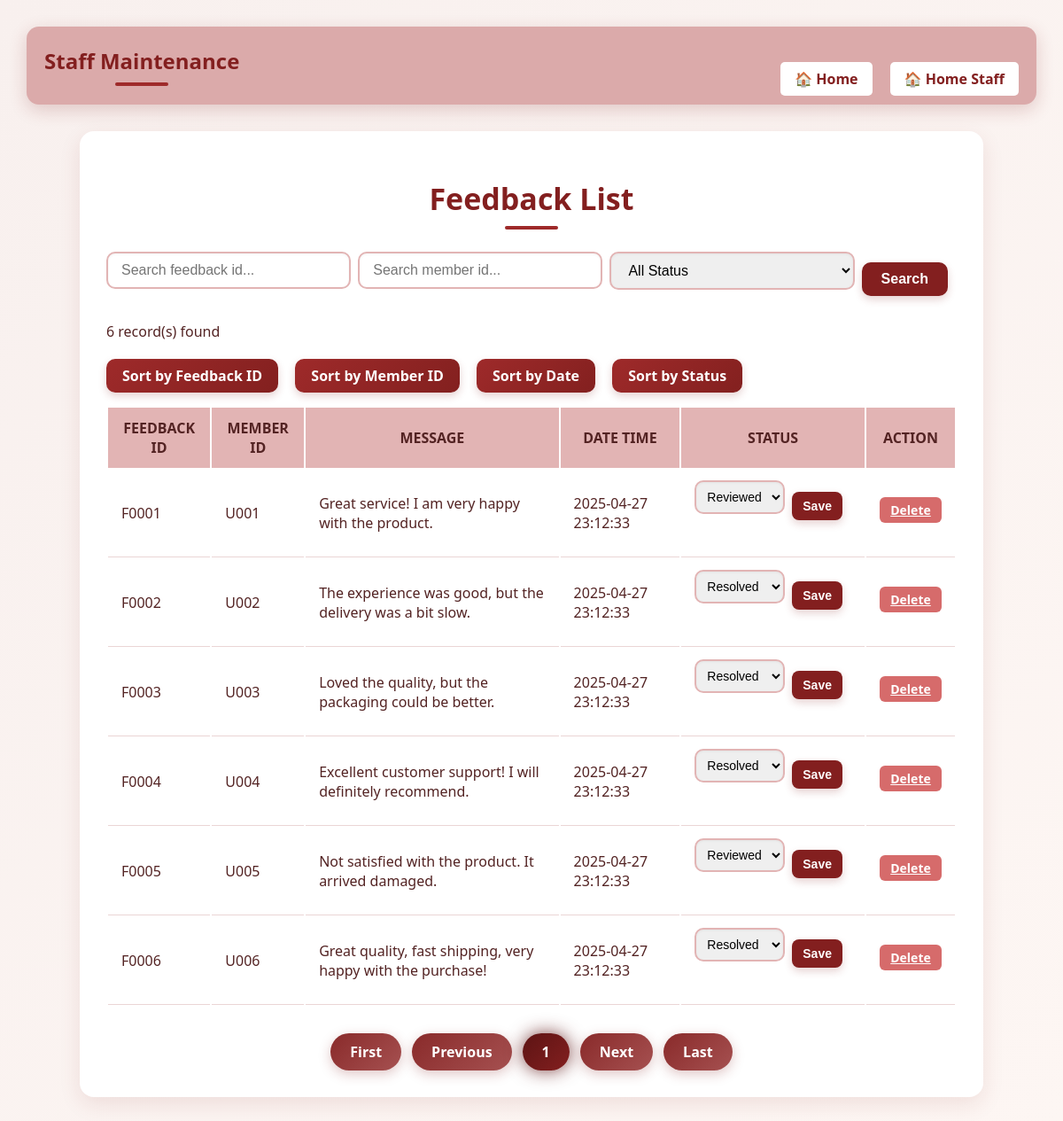
Screenshot of /app/staff/feedback_control.php with the database file from the repository.
### tables this page shows
CREATE TABLE `feedback` (
  `feedback_id` varchar(5) NOT NULL,
  `user_id` varchar(10) NOT NULL,
  `message` text NOT NULL,
  `rating` int(11) DEFAULT NULL CHECK (`rating` between 1 and 5),
  `status` enum('Pending','Reviewed','Resolved') DEFAULT 'Pending',
  `created_at` datetime DEFAULT current_timestamp()
);

### app/staff/feedback_control.php (the view, shortened to what this page needs)
<?php
require '_base.php';
require '_pager.php';
$feedback_id = isset($_GET['feedback_id']) ? trim($_GET['feedback_id']) : '';
$user_id     = isset($_GET['user_id']) ? trim($_GET['user_id']) : '';
$status      = $_GET['status'] ?? 'All';
$page        = $_GET['page'] ?? 1;
$sort_by     = $_GET['sort_by'] ?? 'feedback_id';
$sort_order  = $_GET['sort_order'] ?? 'ASC';
$sql = "SELECT * FROM feedback WHERE 1";
$params = [];
$sort_order = strtoupper($sort_order) === 'DESC' ? 'DESC' : 'ASC';
$sql .= " ORDER BY $sort_by $sort_order";
$pager = new pager($sql, $params, 5, $page);
?>
<?php require '_head.php'; ?>
<div class="container">
    <h1>Feedback List</h1>
    <form method="get" style="display: flex; gap: 8px; align-items: center; margin-bottom: 15px;">
        <input type="text" name="feedback_id" placeholder="Search feedback id..." value="<?= htmlspecialchars($feedback_id) ?>" class="search_box">
        <input type="text" name="user_id" placeholder="Search member id..." value="<?= htmlspecialchars($user_id) ?>" class="search_box">
        <select name="status" class="search_box">
            <option value="All" <?= $status === 'All' ? 'selected' : '' ?>>All Status</option>
        </select>
        <button type="submit" class="btn">Search</button>
    </form>
    <p><?= $pager->item_count ?> record(s) found</p>
    <div class="sort-buttons" style="margin-bottom:15px;">
        <a href="?<?= http_build_query(array_merge($_GET, ['sort_by'=>'feedback_id','sort_order'=>$sort_order=='ASC'?'DESC':'ASC'])) ?>" class="btn_sort">Sort by Feedback ID</a>
        <a href="?<?= http_build_query(array_merge($_GET, ['sort_by'=>'user_id','sort_order'=>$sort_order=='ASC'?'DESC':'ASC'])) ?>" class="btn_sort">Sort by Member ID</a>
        <a href="?<?= http_build_query(array_merge($_GET, ['sort_by'=>'created_at','sort_order'=>$sort_order=='ASC'?'DESC':'ASC'])) ?>" class="btn_sort">Sort by Date</a>
        <a href="?<?= http_build_query(array_merge($_GET, ['sort_by'=>'status','sort_order'=>$sort_order=='ASC'?'DESC':'ASC'])) ?>" class="btn_sort">Sort by Status</a>
    </div>
    <table class="feedback">
        <tr>
            <th>FEEDBACK ID</th>
            <th>MEMBER ID</th>
            <th>MESSAGE</th>
            <th>DATE TIME</th>
            <th>STATUS</th>
            <th>ACTION</th>
        </tr>
        <?php foreach ($pager->result as $s): ?>
        <tr>
            <td><?= htmlspecialchars($s->feedback_id) ?></td>
            <td><?= htmlspecialchars($s->user_id) ?></td>
            <td><?= htmlspecialchars($s->message) ?></td>
            <td><?= $s->created_at ?></td>
            <td>
                <form method="post" style="display:flex; gap:8px; align-items:center;">
                    <select name="new_status" class="search_box" style="width:auto; padding:8px; font-size:14px;">
                        <option value="Reviewed" <?= $s->status=='Reviewed'?'selected':'' ?>>Reviewed</option>
                        <option value="Resolved" <?= $s->status=='Resolved'?'selected':'' ?>>Resolved</option>
                    </select>
                    <button type="submit" class="btn" style="padding:8px 12px; font-size:14px; border-radius:8px;">Save</button>
                </form>
            </td>
            <td>
                <a href="?<?= http_build_query(array_merge($_GET,['delete_id'=>$s->feedback_id])) ?>"
                   class="btn_delete"
                   onclick="return confirm('Are you sure you want to delete this feedback?')">Delete</a>
            </td>
        </tr>
        <?php endforeach; ?>
    </table>
</div>

### app/css/staff.css (style rules this page uses)
.container { max-width: 960px; margin: auto; background-color: #ffffff; border-radius: 16px; padding: 30px; box-shadow: 0 8px 24px rgba(131,31,31,0.1); }
h1 { text-align: center; font-size: 34px; color: rgb(131,31,31); margin-bottom: 25px; position: relative; }
h1::after { content: ''; display: block; width: 60px; height: 4px; background: #9e2a2a; margin: 8px auto 0; border-radius: 2px; }
.search_box { width: 96%; padding: 10px 15px; border: 2px solid #e2b4b4; border-radius: 10px; font-size: 16px; outline: none; box-shadow: inset 0 1px 3px rgba(0,0,0,0.05); transition: 0.3s; margin-bottom: 20px; }
.btn { background-color: rgb(131,31,31); color: white; padding: 10px 22px; border: none; border-radius: 10px; font-size: 16px; font-weight: bold; cursor: pointer; box-shadow: 0 4px 10px rgba(131,31,31,0.2); transition: background-color 0.3s, transform 0.2s; margin-right: 10px; }
.sort-buttons { margin: 20px 0; text-align: left; }
.btn_sort { color: white; text-decoration: none; font-weight: bold; margin-right: 15px; padding: 8px 18px; background: linear-gradient(135deg, #9e2a2a, #83201f); border-radius: 10px; box-shadow: 0 4px 10px rgba(131, 31, 31, 0.2); transition: all 0.3s ease; display: inline-block; font-size: 16px; }
table th { background-color: #e2b4b4; color: #532323; font-weight: 600; font-size: 16px; padding: 12px; }
table td { padding: 12px 15px; text-align: left; border-bottom: 1px solid #ebd5d5; }
table td .btn_edit, table td .btn_delete, table td .btn_add { display: block; margin-bottom: 6px; width: 70px; text-align: center; padding: 5px 0; border-radius: 6px; font-size: 14px; font-weight: bold; }
.btn_delete { background-color: #d66b6b; color: white; }

### rows the page displays
feedback: feedback_id "F0001", user "U001", message "Great service! I am very happy with the product.", created_at "2025-04-27 23:12:33", new_status "Reviewed"
feedback: feedback_id "F0002", user "U002", message "The experience was good, but the delivery was a bit slow.", created_at "2025-04-27 23:12:33", new_status "Resolved"
feedback: feedback_id "F0003", user "U003", message "Loved the quality, but the packaging could be better.", created_at "2025-04-27 23:12:33", new_status "Resolved"
feedback: feedback_id "F0004", user "U004", message "Excellent customer support! I will definitely recommend.", created_at "2025-04-27 23:12:33", new_status "Resolved"
feedback: feedback_id "F0005", user "U005", message "Not satisfied with the product. It arrived damaged.", created_at "2025-04-27 23:12:33", new_status "Reviewed"
feedback: feedback_id "F0006", user "U006", message "Great quality, fast shipping, very happy with the purchase!", created_at "2025-04-27 23:12:33", new_status "Resolved"

### other values shown
$pager->item_count "6"
